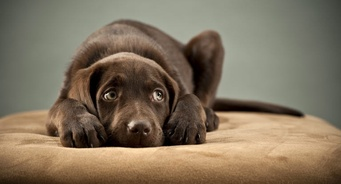
#> input picture data/raw/test.jpg, 341 x 184 px, shrunk from 768 x 415 before the run
$ python shift_brightness.py   (older library calls are emulated)
#> lines starting #> are read from the running program, lines starting #| are printed output that depends on the picture; long printed decimals are rounded
### src/image_utils.py
from pathlib import Path

import cv2


def get_project_root() -> Path:
    return Path(__file__).resolve().parent.parent


def get_default_image_path() -> Path:
    return get_project_root() / "data" / "raw" / "test.jpg"


def load_color_image(image_path: Path):
    image = cv2.imread(str(image_path), cv2.IMREAD_COLOR)
#> image is the input picture: shape (184, 341, 3); mean B, G, R 93.7, 114.2, 128.6

    if image is None:
        raise FileNotFoundError(f"Could not read image: {image_path}")

    return image


def to_grayscale(image_bgr):
    return cv2.cvtColor(image_bgr, cv2.COLOR_BGR2GRAY)
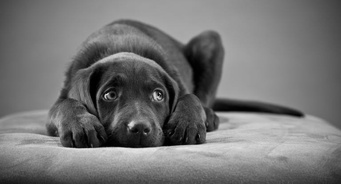
#> returned value: shape (184, 341); min 0, max 235, mean 116.1

### src/image_transforms.py
import numpy as np
import cv2


def shift_brightness(gray_image, shift_value):
#> called with shift_value = -40
    gray_int = gray_image.astype(np.int16)
    shifted = np.clip(gray_int + shift_value, 0, 255).astype(np.uint8)
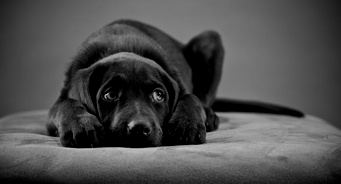
#> shifted: shape (184, 341); min 0, max 195, mean 77.6
#> call 2 of shift_brightness, with shift_value = 40
#> in shift_brightness (call 2), `shifted = np.clip(gray_int + shift_value, 0, 255).astype(np.uint8)`:
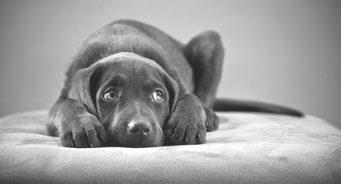
#> shifted: shape (184, 341); min 40, max 255, mean 156.1
    return shifted


def scale_contrast(gray_image, alpha):
    return cv2.convertScaleAbs(gray_image, alpha=alpha, beta=0)


# [8 lines left out: function scale_contrast_around_mean, not called in this run]

def histogram_equalization(gray_image):
    return cv2.equalizeHist(gray_image)


def apply_clahe(gray_image, clip_limit=2.0, tile_grid_size=(8, 8)):
    clahe = cv2.createCLAHE(clipLimit=clip_limit, tileGridSize=tile_grid_size)
    return clahe.apply(gray_image)


def gaussian_denoise(gray_image, kernel_size=(5, 5), sigma=0):
    return cv2.GaussianBlur(gray_image, kernel_size, sigma)


def median_denoise(gray_image, kernel_size=5):
    return cv2.medianBlur(gray_image, kernel_size)


def bilateral_denoise(gray_image, d=9, sigma_color=50, sigma_space=50):
    return cv2.bilateralFilter(gray_image, d, sigma_color, sigma_space)

### src/image_histograms.py
import numpy as np


def compute_grayscale_histogram(gray_image, num_bins=256):
#> called with num_bins = 256
    histogram, bin_edges = np.histogram(gray_image, bins=num_bins, range=(0, 256))
#> histogram = 256 values, max 788 at index 160, min 0 at index 236, mean 245.1; bin_edges = 257 values from 0 to 256
    return histogram, bin_edges


def count_pixels(gray_image):
    return gray_image.shape[0] * gray_image.shape[1]

### src/image_metrics.py
import numpy as np
import cv2


def measure_brightness(gray_image):
    return np.mean(gray_image)


def measure_contrast(gray_image):
    return np.std(gray_image)


def measure_min_intensity(gray_image):
    return np.min(gray_image)


def measure_max_intensity(gray_image):
    return np.max(gray_image)


def measure_sharpness_laplacian(gray_image):
    laplacian = cv2.Laplacian(gray_image, cv2.CV_64F)
    return laplacian.var()


# [4 lines left out: function estimate_noise_std, not called in this run]


def measure_mae(reference_image, test_image):
    diff = reference_image.astype("float32") - test_image.astype("float32")
    return np.mean(np.abs(diff))


def measure_mse(reference_image, test_image):
    diff = reference_image.astype("float32") - test_image.astype("float32")
    return np.mean(diff ** 2)


# [8 lines left out: function measure_psnr, not called in this run]

### src/shift_brightness.py
import matplotlib.pyplot as plt
import numpy as np

from image_histograms import compute_grayscale_histogram
from image_metrics import measure_brightness, measure_contrast
from image_transforms import shift_brightness
from image_utils import get_default_image_path, get_project_root, load_color_image, to_grayscale


image_path = get_default_image_path()
output_path = get_project_root() / "outputs" / "brightness_shift.png"

image_bgr = load_color_image(image_path)
gray_image = to_grayscale(image_bgr)

shift_value = 40

darker_image = shift_brightness(gray_image, -shift_value)
brighter_image = shift_brightness(gray_image, shift_value)
gray_int = gray_image.astype(np.int16)

hist_original, bins = compute_grayscale_histogram(gray_image)
#> hist_original has the same summary as histogram in compute_grayscale_histogram; bins = 257 values from 0 to 256
hist_darker, _ = compute_grayscale_histogram(darker_image)
#> hist_darker = 256 values, max 4857 at index 0, min 0 at index 196, mean 245.1
hist_brighter, _ = compute_grayscale_histogram(brighter_image)
#> hist_brighter = 256 values, max 788 at index 200, min 0 at index 0, mean 245.1

num_clipped_dark = np.sum(gray_int - shift_value < 0)
#> num_clipped_dark = 4692
num_clipped_bright = np.sum(gray_int + shift_value > 255)
#> num_clipped_bright = 258

fig, axes = plt.subplots(2, 3, figsize=(15, 8))

axes[0, 0].imshow(gray_image, cmap="gray")
axes[0, 0].set_title("Original")
axes[0, 0].axis("off")

axes[0, 1].imshow(darker_image, cmap="gray")
axes[0, 1].set_title("Darker")
axes[0, 1].axis("off")

axes[0, 2].imshow(brighter_image, cmap="gray")
axes[0, 2].set_title("Brighter")
axes[0, 2].axis("off")

axes[1, 0].bar(bins[:-1], hist_original, width=1.0, align="edge")
axes[1, 0].set_title("Original Histogram")
axes[1, 0].set_xlim(0, 256)

axes[1, 1].bar(bins[:-1], hist_darker, width=1.0, align="edge")
axes[1, 1].set_title("Darker Histogram")
axes[1, 1].set_xlim(0, 256)

axes[1, 2].bar(bins[:-1], hist_brighter, width=1.0, align="edge")
axes[1, 2].set_title("Brighter Histogram")
axes[1, 2].set_xlim(0, 256)

for ax in axes[1]:
    ax.set_xlabel("Intensity")
    ax.set_ylabel("Pixels")
    ax.grid(True, alpha=0.3)

plt.tight_layout()
plt.savefig(output_path, dpi=150)
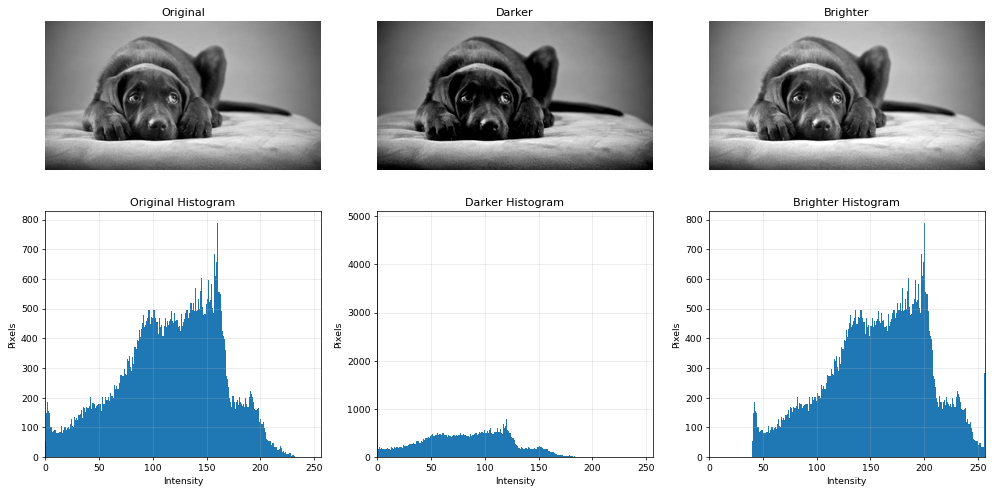
#> figure drawn by matplotlib, 6 panels; panel 4: tallest bar 788 high, from x = 160 to 161; panel 5: tallest bar 4857 high, from x = 0 to 1; panel 6: tallest bar 788 high, from x = 200 to 201
plt.show()

print("Original brightness:", measure_brightness(gray_image))
#| Original brightness: 116.139
print("Darker brightness:", measure_brightness(darker_image))
#| Darker brightness: 77.555
print("Brighter brightness:", measure_brightness(brighter_image))
#| Brighter brightness: 156.112

print("Original contrast:", measure_contrast(gray_image))
#| Original contrast: 47.033
print("Darker contrast:", measure_contrast(darker_image))
#| Darker contrast: 44.230
print("Brighter contrast:", measure_contrast(brighter_image))
#| Brighter contrast: 46.975

print("Pixels clipped to 0 in darker image:", num_clipped_dark)
#| Pixels clipped to 0 in darker image: 4692
print("Pixels clipped to 255 in brighter image:", num_clipped_bright)
#| Pixels clipped to 255 in brighter image: 258

print("Original histogram at 0:", hist_original[0])
#| Original histogram at 0: 53
print("Darker histogram at 0:", hist_darker[0])
#| Darker histogram at 0: 4857
print("Original histogram at 255:", hist_original[255])
#| Original histogram at 255: 0
print("Brighter histogram at 255:", hist_brighter[255])
#| Brighter histogram at 255: 283

print("Saved figure to:", output_path)

$ run again, with outputs/bilateral_tuning.png saved as data/raw/test.jpg
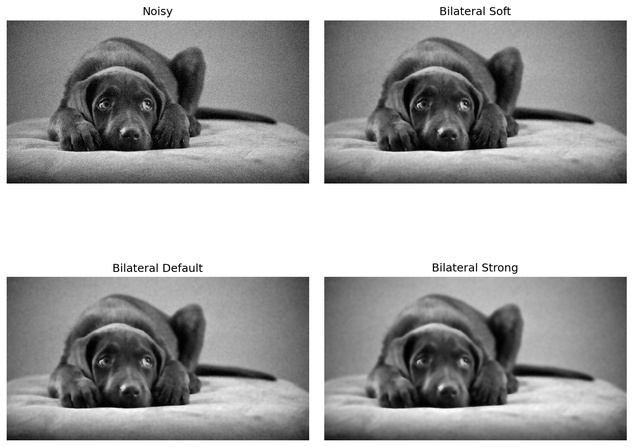
#> input picture outputs/bilateral_tuning.png, 633 x 447 px, shrunk from 1425 x 1006 before the run
#> in load_color_image, image is the input picture: shape (447, 633, 3); min 0, max 255, mean 161.9
#> in shift_brightness, `shifted = np.clip(gray_int + shift_value, 0, 255).astype(np.uint8)`:
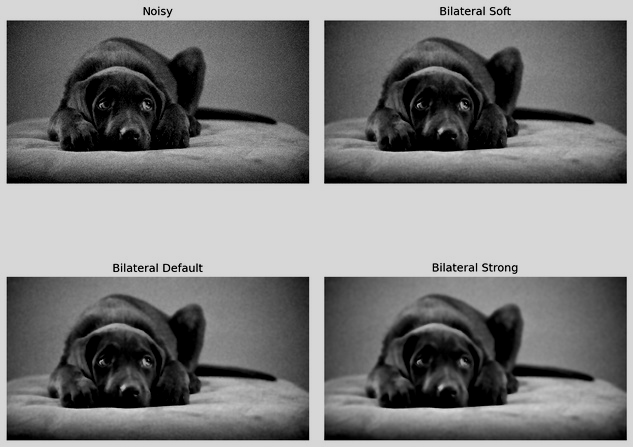
#> shifted: shape (447, 633); min 0, max 215, mean 122.8
#> in shift_brightness (call 2), `shifted = np.clip(gray_int + shift_value, 0, 255).astype(np.uint8)`:
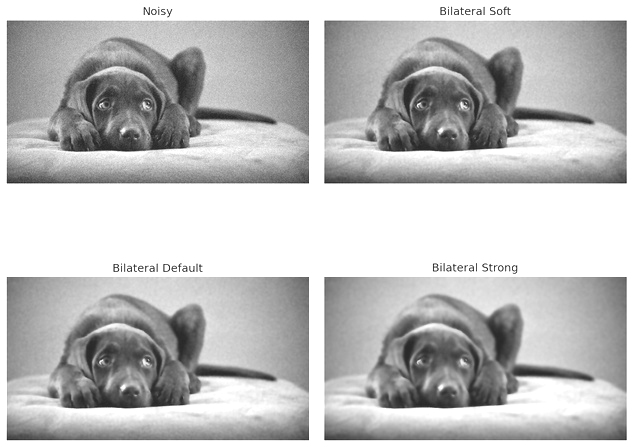
#> shifted: shape (447, 633); min 40, max 255, mean 190.1
#> histogram = 256 values, max 74302 at index 255, min 41 at index 247, mean 1105.3; bin_edges = 257 values from 0 to 256
#> hist_original has the same summary as histogram in compute_grayscale_histogram
#> hist_darker = 256 values, max 74302 at index 215, min 0 at index 216, mean 1105.3
#> hist_brighter = 256 values, max 87468 at index 255, min 0 at index 0, mean 1105.3
#> num_clipped_dark = 14545
#> num_clipped_bright = 87129
#| Original brightness: 161.854
#| Darker brightness: 122.804
#| Brighter brightness: 190.126
#| Original contrast: 73.556
#| Darker contrast: 71.789
#| Brighter contrast: 59.701
#| Pixels clipped to 0 in darker image: 14545
#| Pixels clipped to 255 in brighter image: 87129
#| Original histogram at 0: 115
#| Darker histogram at 0: 15071
#| Original histogram at 255: 74302
#| Brighter histogram at 255: 87468
